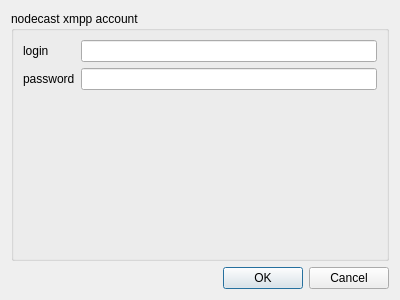
<?xml version="1.0" encoding="UTF-8"?>
<ui version="4.0">
 <class>account</class>
 <widget class="QDialog" name="account">
  <property name="windowModality">
   <enum>Qt::ApplicationModal</enum>
  </property>
  <property name="geometry">
   <rect>
    <x>0</x>
    <y>0</y>
    <width>400</width>
    <height>300</height>
   </rect>
  </property>
  <property name="windowTitle">
   <string>login</string>
  </property>
  <layout class="QVBoxLayout" name="verticalLayout_2">
   <item>
    <widget class="QGroupBox" name="groupBox">
     <property name="title">
      <string>nodecast xmpp account</string>
     </property>
     <layout class="QVBoxLayout" name="verticalLayout">
      <item>
       <layout class="QFormLayout" name="formLayout_3">
        <item row="0" column="0">
         <widget class="QLabel" name="label">
          <property name="text">
           <string>login</string>
          </property>
         </widget>
        </item>
        <item row="0" column="1">
         <widget class="QLineEdit" name="lineEdit_login">
          <property name="sizePolicy">
           <sizepolicy hsizetype="Expanding" vsizetype="Fixed">
            <horstretch>0</horstretch>
            <verstretch>0</verstretch>
           </sizepolicy>
          </property>
         </widget>
        </item>
        <item row="1" column="0">
         <widget class="QLabel" name="label_2">
          <property name="text">
           <string>password</string>
          </property>
         </widget>
        </item>
        <item row="1" column="1">
         <widget class="QLineEdit" name="lineEdit_password">
          <property name="sizePolicy">
           <sizepolicy hsizetype="Expanding" vsizetype="Fixed">
            <horstretch>0</horstretch>
            <verstretch>0</verstretch>
           </sizepolicy>
          </property>
          <property name="echoMode">
           <enum>QLineEdit::Password</enum>
          </property>
         </widget>
        </item>
       </layout>
      </item>
     </layout>
    </widget>
   </item>
   <item>
    <widget class="QDialogButtonBox" name="buttonBox">
     <property name="orientation">
      <enum>Qt::Horizontal</enum>
     </property>
     <property name="standardButtons">
      <set>QDialogButtonBox::Cancel|QDialogButtonBox::Ok</set>
     </property>
    </widget>
   </item>
  </layout>
 </widget>
 <resources/>
 <connections>
  <connection>
   <sender>buttonBox</sender>
   <signal>accepted()</signal>
   <receiver>account</receiver>
   <slot>accept()</slot>
   <hints>
    <hint type="sourcelabel">
     <x>248</x>
     <y>254</y>
    </hint>
    <hint type="destinationlabel">
     <x>157</x>
     <y>274</y>
    </hint>
   </hints>
  </connection>
  <connection>
   <sender>buttonBox</sender>
   <signal>rejected()</signal>
   <receiver>account</receiver>
   <slot>reject()</slot>
   <hints>
    <hint type="sourcelabel">
     <x>316</x>
     <y>260</y>
    </hint>
    <hint type="destinationlabel">
     <x>286</x>
     <y>274</y>
    </hint>
   </hints>
  </connection>
 </connections>
</ui>
